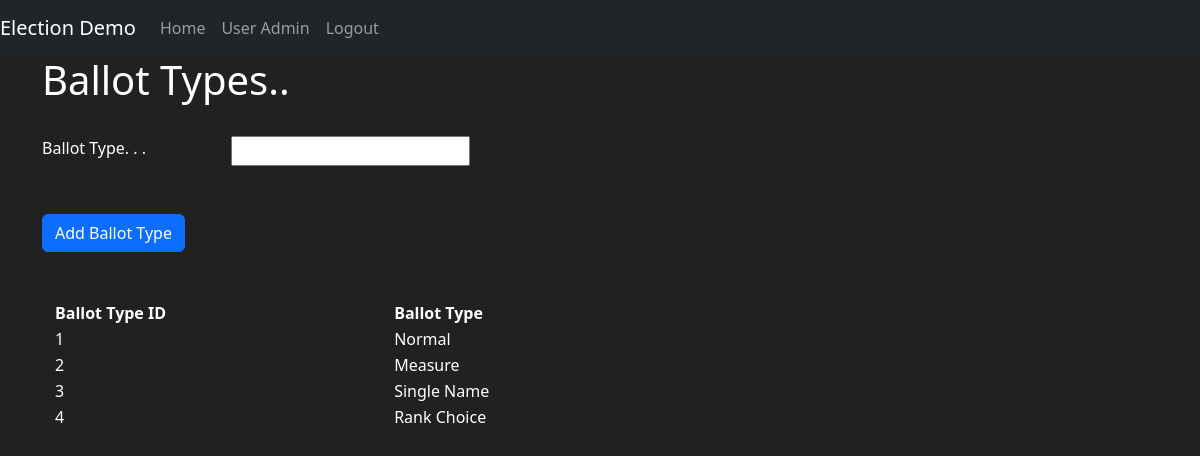
The page /ballot (signed in) on the database as committed earlier.
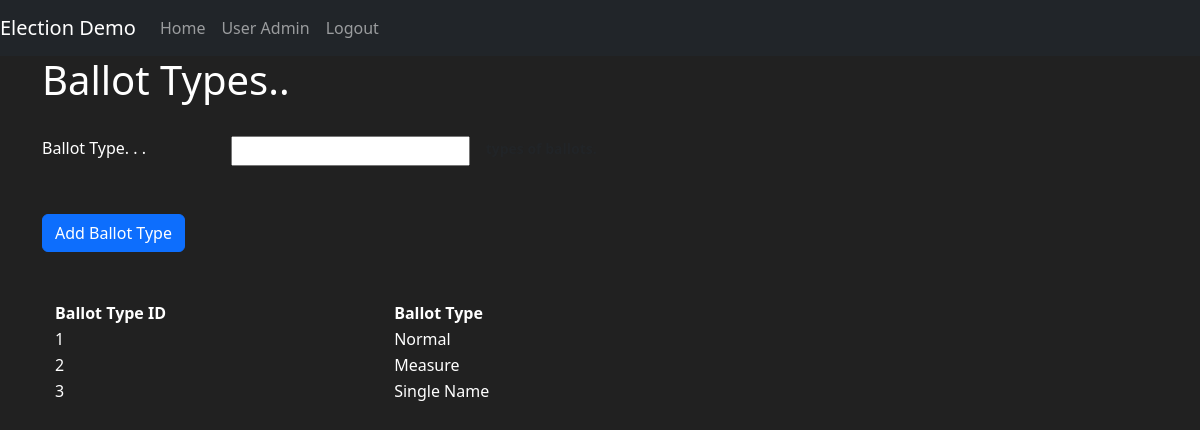
The same page on the database as committed later.
### election1/models.py (models this page shows, shortened)
class BallotType(db.Model):
    id_ballot_type = db.Column(db.Integer, primary_key=True)
    ballot_type_name = db.Column(db.String(length=45), nullable=False, unique=True)
    creation_datetime = db.Column(db.DateTime, default=datetime.now, nullable=False)
    offices = db.relationship('Office', backref='ballot_type', cascade="all, delete-orphan")
    @classmethod
    def get_all_ballot_types_sorted_by_name(cls):
        return tuple((c.id_ballot_type, c.ballot_type_name) for c in cls.query.order_by(cls.id_ballot_type).all())

### election1/ballot/view.py (the view)
@ballot.route('/ballot', methods=['POST', 'GET'])
def ballot_view():
    logger.info('user ' + str(current_user.user_so_name) + " has entered ballot type page")
    if Dates.check_dates() is False:
        flash('Please set the Election Dates before adding an office', category='danger')
        return redirect(url_for('mains.homepage'))
    if Dates.after_start_date():
        flash('You cannot add, delete or edit an ballot types after the voting start time or '
              'Election Dates are empty', category='danger')
        return redirect(url_for('mains.homepage'))
    ballot_form = BallotTypeForm()
    if ballot_form.validate_on_submit():
        ballot_type_name = request.form['ballot_type_name']
        new_ballot = BallotType(ballot_type_name=ballot_type_name)
        try:
            db.session.add(new_ballot)
            db.session.commit()
            logger.info(
                'user ' + str(current_user.user_so_name) + ' has created the ballot type named ' + ballot_type_name)
            ballot_form.ballot_type_name.data = ''
            ballot_types = BallotType.get_all_ballot_types_sorted_by_name()
            flash('successfully inserted record', category='success')
            return render_template('ballot.html', form=ballot_form, ballot_types=ballot_types)
        except Exception as e:
            db.session.rollback()
            logger.info('There is an error ' + str(e) + ' while creating the ballot_type titled ' + ballot_type_name)
            flash('There was a problem inserting record ' + str(e), category='danger')
            ballot_form.ballot_type_name.data = ''
            ballot_types = BallotType.get_all_ballot_types_sorted_by_name
            return render_template('ballot.html', form=ballot_form, offices=ballot_types)
    else:
        for err_msg in ballot_form.errors.values():
            flash(f'there is an error creating office: {err_msg}', category='danger')
            ballot_types = BallotType.get_all_ballot_types_sorted_by_name
            return render_template('ballot.html', form=ballot_form, ballot_types=ballot_types)
    ballot_form.ballot_type_name.data = ''
    ballot_types = BallotType.get_all_ballot_types_sorted_by_name()
    print("bt" + str(BallotType.get_all_ballot_types_sorted_by_name()))
    return render_template('ballot.html', form=ballot_form, ballot_types=ballot_types)

### election1/ballot/form.py (shortened to what this page needs)
class BallotTypeForm(FlaskForm):
    ballot_type_name = StringField(label='Ballot Type. . .', validators=[Length(min=2, max=45), DataRequired()])
    submit = SubmitField(label='submit')

### election1/__init__.py (called while the page is built)
def config_manager(manager):
    manager.login_message = "You are not logged in to your account."
    manager.login_message_category = "info"
    @manager.user_loader
    def user_loader(xid):
        user = User.query.get(int(xid))
        if user is None:
            return None
        return user

### election1/ballot/view.py (called while the page is built)
@ballot.before_request
def check_session_timeout():
    if not session_check():
        home = current_app.config['HOME']
        error = 'idle timeout '
        return render_template('session_timeout.html', error=error, home=home)
    return None  # Explicitly return None to indicate the request should proceed

### election1/models.py (called while the page is built)
    @classmethod
    def after_start_date(cls):
        date = cls.query.first()
        if date:
            start_date_time = datetime.fromtimestamp(date.start_date_time)
            current_date_time = datetime.now()
            return current_date_time > start_date_time
        return False

    @classmethod
    def check_dates(cls):
        date = cls.query.first()
        return date is not None

### election1/utils.py (called while the page is built, shortened)
def session_check():
    session.permanent = True
    idle_timeout = current_app.config['MYTIMEOUT'].total_seconds()
    session.modified = True
    current_date_time = datetime.now()
    session['last_activity'] = current_date_time.strftime("%Y-%m-%d %H:%M:%S")
    return True

### election1/templates/ballot.html (shortened to what this page needs)
{% extends 'base.html' %}
{% block content %}
    <div class="container">
        <h1> Ballot Types..</h1>
        <br>
        <form method="post" style="color:white" autocomplete="off" >
            <div class="row g-3 ">
                <div class="col-2 ">
                     {{ form.ballot_type_name.label() }}
                </div>
                 <div class="col-auto" >
                    {{ form.ballot_type_name() }}
                </div>
                 <div class="col-sm-2" autofocus>
                    <span id="passwordHelpInline" class="form-text" >
                        <b> types of ballots. </b>
                    </span>
                </div>
            </div>
            <br>
            <br>
            <div class="d-grid gap-2 d-md-block">
                {{ form.submit(type="submit",value='Add Ballot Type', class="btn   btn-primary") }}
            </div>
            <br><br>
        </form>
        <div class="container">
            <table class="table-dark">
               <thead>
                   <tr>
                       <th class="col-2"> Ballot Type ID</th>
                       <th class="col-2"> Ballot Type</th>
                   </tr>
               </thead>
               <tbody>
               {% for ballot in ballot_types%}
                <tr>
                    <td>{{ ballot[0] }}</td>
                    <td>{{ ballot[1] }}</td>
                </tr>
                {% endfor %}
               </tbody>
            </table>
        </div>
    </div>
{% endblock %}

### election1/templates/base.html (shortened to what this page needs)
<!doctype html>
<html lang="en">
<head>
  <link href="https://cdn.jsdelivr.net/npm/bootstrap@5.3.7/dist/css/bootstrap.min.css" rel="stylesheet"
>
</head>
<body>
<nav class="navbar navbar-expand-md navbar-dark bg-dark">
  <a class="navbar-brand" href="#">Election Demo</a>
  <div class="collapse navbar-collapse" id="navbarNav">
    <ul class="navbar-nav mr-auto">
      <li class="nav-item active">
        <a class="nav-link" href="{{ url_for('mains.homepage') }}">Home </a>
      </li>
      {% if current_user.is_authenticated %}
        {% if current_user.id_admin_role == 1 %}
          <li class="nav-item">
            <a class="nav-link" href="{{ url_for('admins.user_admin') }}">User Admin</a>
          </li>
        {% endif %}
      {% endif %}
      {% if current_user.is_authenticated %}
        <li class="nav-item">
          <a class="nav-link" href="{{ url_for('mains.logout') }}">Logout</a>
        </li>
      {% endif %}
    </ul>
  </div>
</nav>
{% block content %}
{% endblock %}
</body>
</html>

### election1/templates/base.html (style rules this page uses)
body { background-color: #212121; color: white }

Rows that differ between the two databases and show on the page:
removed BallotType: id_ballot_type "4", ballot_type_name "Rank Choice"
